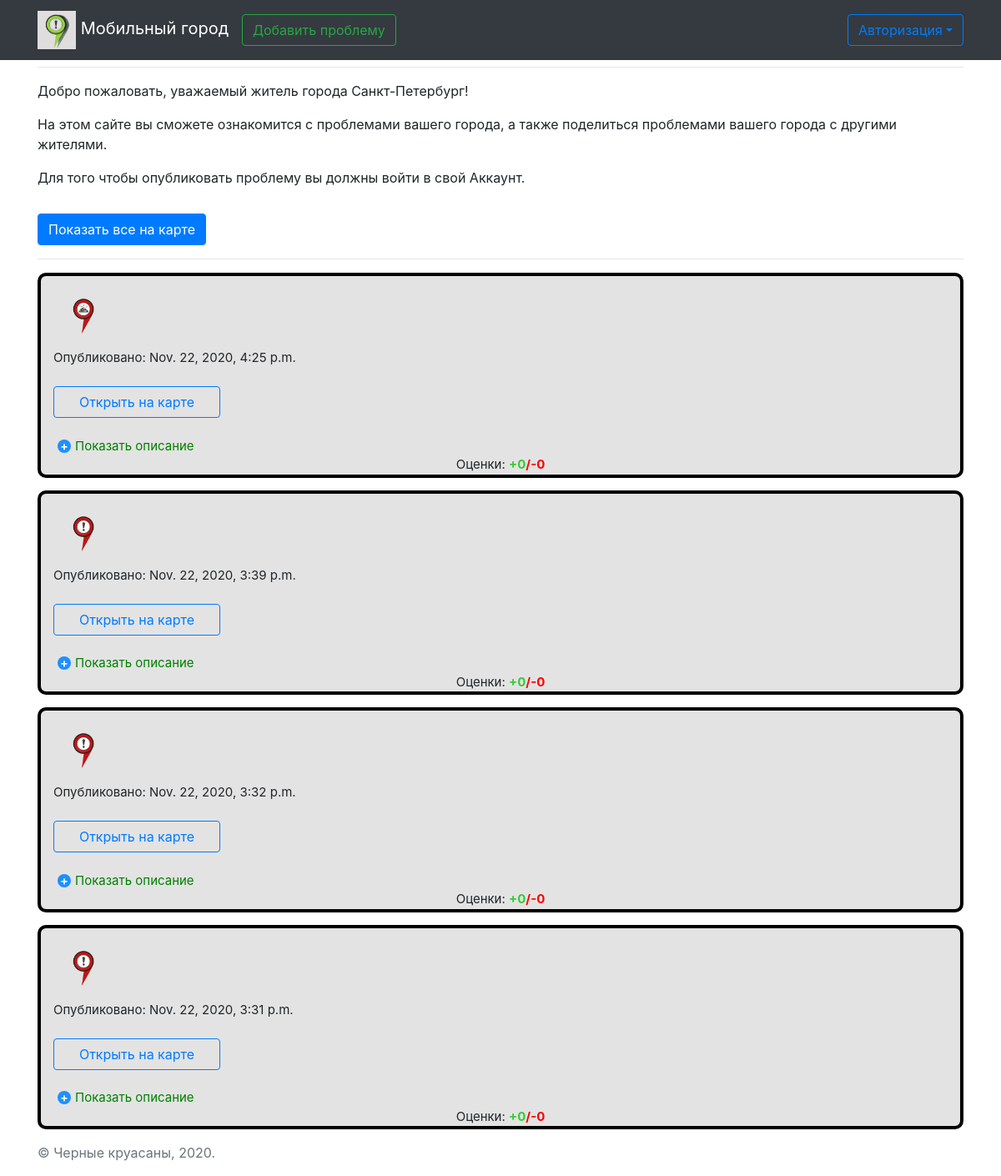
The app's page /, older data.
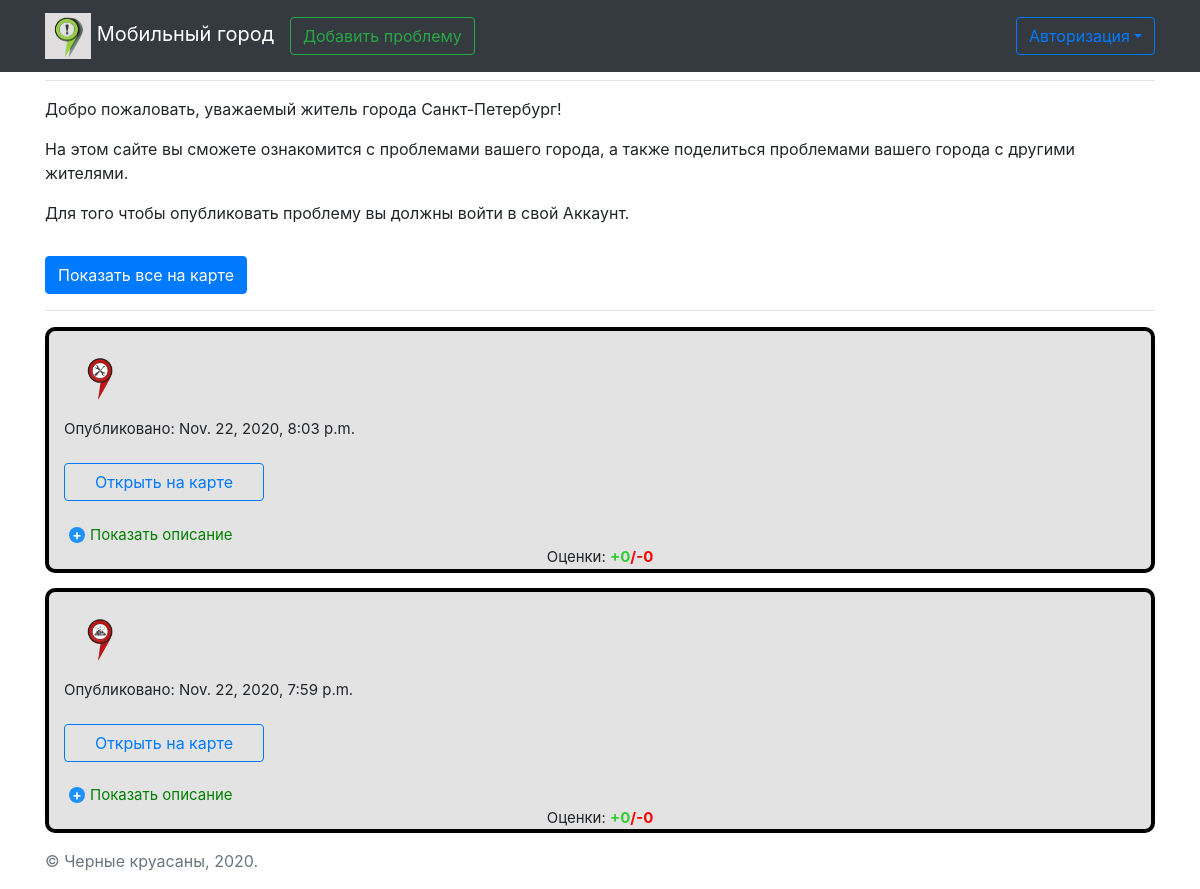
The same page, newer data.
### hakaton_app/models.py (models this page shows)
class Problem(models.Model):
    lat = models.FloatField()
    lng = models.FloatField()
    type = models.IntegerField()
    date = models.DateTimeField()
    description = models.CharField(max_length=1500)
    votes_pos = models.IntegerField()
    votes_neg = models.IntegerField()
    author_id = models.IntegerField()

### hakaton_app/views.py (the view)
# urls.py: path("", views.index, name="index"),
def index(request):
    context = get_base_context(request, "Проблемы города Санкт-Петербург")
    context["problems_list"] = Problem.objects.order_by("date").reverse()
    return render(request, "pages/index.html", context)

### hakaton_app/views.py (called while the page is built)
def get_base_context(request, pagename):
    return {
        'pagename': pagename,
        'loginform': LoginForm(),
        'user': request.user,
    }

### templates/pages/index.html (shortened to what this page needs)
{% extends 'base.html' %}
{% block pagename %}
<div class="row">
    <div class="col text-center">
        <h1>{{pagename}}</h1><hr>
    </div>
</div>
{% endblock %}
{% block content %}
<div class="row">
    <div class="col">
        <p>Добро пожаловать, уважаемый житель города Санкт-Петербург!
        <p>На этом сайте вы сможете ознакомится с проблемами вашего города, а также поделиться проблемами вашего города с другими жителями.<br>
        {% if not user.is_authenticated %}
        <p>Для того чтобы опубликовать проблему вы должны войти в свой Аккаунт.<br>
        {% endif %}
        <form action="{% url "mmap_view" %}" method="post">
            <button type="submit" class="btn btn-primary" style="margin-top: 15px">Показать все на карте</button>
        </form>
        <hr>
    </div>
</div>
<div class="grid">
{%  for i in problems_list %}
    <div class="item">
        <img id="img-{{ i.id }}" src="" style="width: 72px; height: 72px; alignment: right">
        <lable align ="left">Опубликовано: {{ i.date }}</lable><br>
        <a class="btn btn-outline-primary" style="max-width: 200px" href="{% url 'map_view' %}?id={{ i.id }}">Открыть на карте</a><br>
        <div class="demo">
   		<label for="hd-{{ i.id }}">Показать описание</label>
        </div>
    <div align="middle"><lable>Оценки: </lable><b><font color=#32CD32>+{{ i.votes_pos }}</font><font color=#FF0000>/-{{ i.votes_neg }}</font></b></div>
    </div>
{%  endfor %}
</div>
{% endblock %}
{% block extrajs %}
    {% load static %}
{% endblock %}

Row changes from the older to the newer data that the page shows:
removed Problem: date "Nov. 22, 2020, 4:25 p.m.", votes_pos "0", votes_neg "0"
removed Problem: date "Nov. 22, 2020, 3:39 p.m.", votes_pos "0", votes_neg "0"
removed Problem: date "Nov. 22, 2020, 3:32 p.m.", votes_pos "0", votes_neg "0"
removed Problem: date "Nov. 22, 2020, 3:31 p.m.", votes_pos "0", votes_neg "0"
added Problem: shows a picture, date "Nov. 22, 2020, 8:03 p.m.", votes_pos "0", votes_neg "0"
added Problem: date "Nov. 22, 2020, 7:59 p.m.", votes_pos "0", votes_neg "0"
